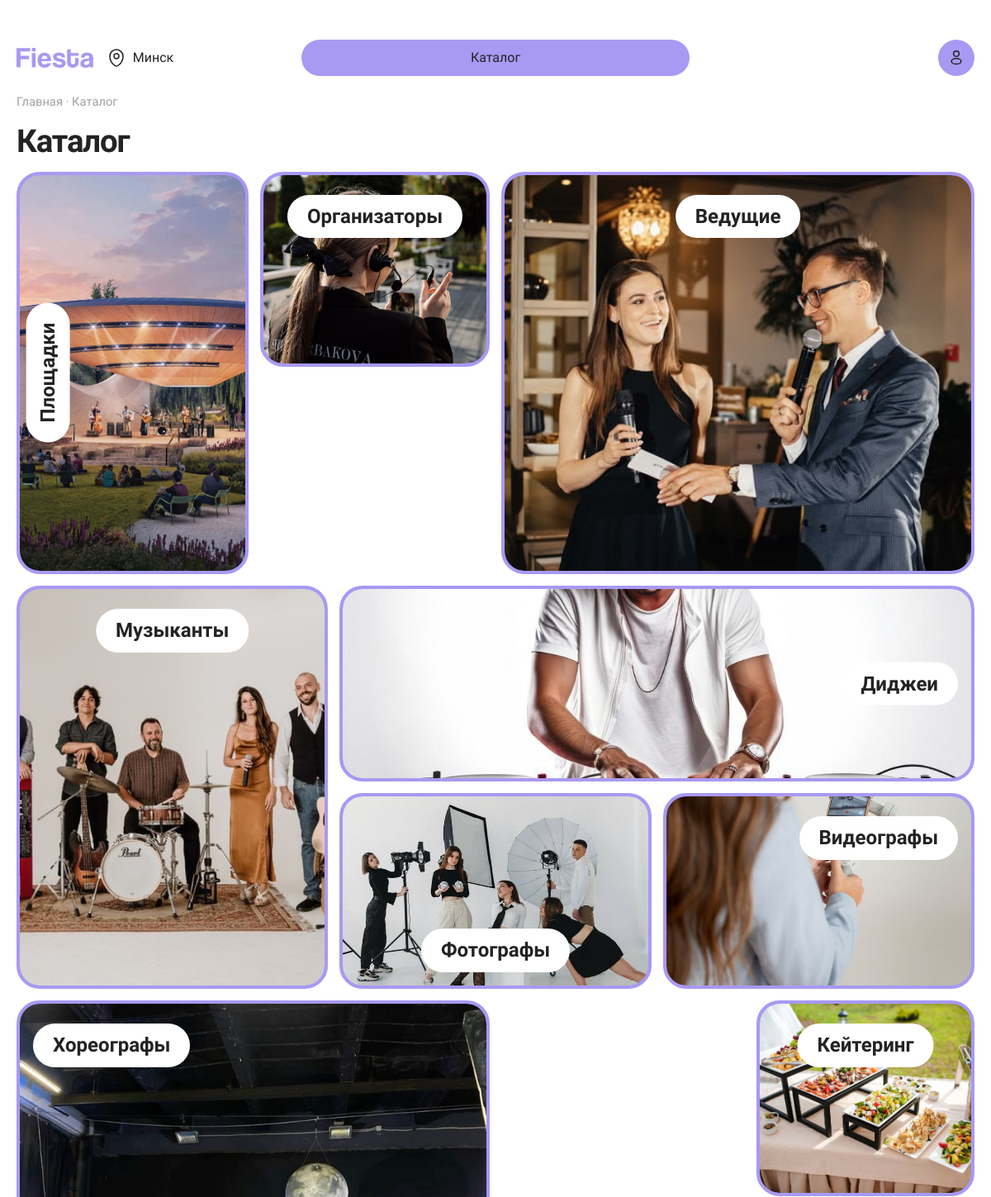
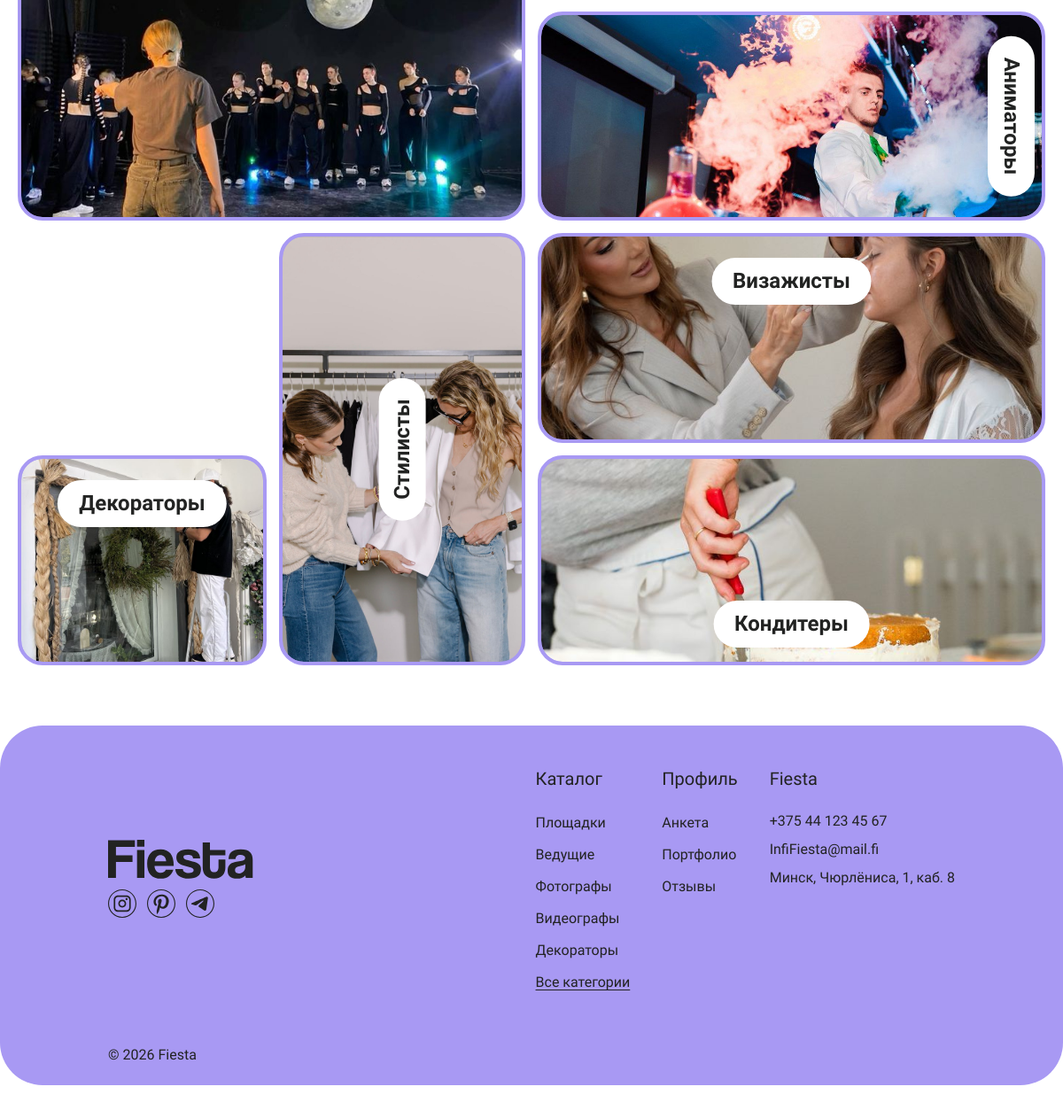
The app's page /catalog/ (signed in) with its own data (2 pictures, top to bottom).
### catalog/models.py (models this page shows, shortened)
class Category(models.Model):
    name = models.CharField("Название", max_length=100, unique=True)
    description = models.TextField("Описание", blank=True)
    is_hidden = models.BooleanField("Скрыта", default=False)
    sort_order = models.PositiveIntegerField("Порядок", default=0)
    class Meta:
        db_table = "category"
        ordering = ["sort_order", "name"]
        verbose_name = "Категория"
        verbose_name_plural = "Категории"

### catalog/views.py (the view)
# urls.py: path("catalog/", views.catalog, name="catalog"),
def catalog(request):
    chosen = request.GET.get("category")
    if chosen:
        return redirect("category_catalog", pk=chosen)
    categories = Category.objects.filter(is_hidden=False)
    tiles = []
    for category in categories:
        if category.name == "Шоу-программа":
            continue
        css, image, label, place = TILES.get(
            category.name, ("photo", "photo.jpg", category.name, "top")
        )
        if not finders.find(f"img/catalog/{image}"):
            image = ""
        tiles.append(
            {
                "category": category,
                "css": css,
                "image": image,
                "label": label,
                "place": place,
            }
        )
    return render(request, "catalog/catalog.html", {"tiles": tiles})

### templates/catalog/catalog.html (shortened to what this page needs)
{% extends "base.html" %}
{% load static %}
{% block content %}
  <p class="crumbs"><a href="{% url 'home' %}">Главная</a> · Каталог</p>
  <h1>Каталог</h1>
  <div class="bento">
    {% for tile in tiles %}
      <a class="tile tile-{{ tile.css }}" href="{% url 'category_catalog' tile.category.pk %}">
        {% if tile.image %}
          <img src="{% static 'img/catalog/' %}{{ tile.image }}" alt="">
        {% endif %}
        <span class="tile-label place-{{ tile.place }}">{{ tile.label }}</span>
      </a>
    {% empty %}
      <p>Категорий пока нет.</p>
    {% endfor %}
  </div>
{% endblock %}

### static/css/site.css (style rules this page uses)
:root { color-scheme: light; --ink: #222322; --muted: #A0A0A0; --paper: #FFFFFF; --card: #FFFFFF; --line: #A899F3; --lilac: #A899F3; --lilac-deep: #9380F0; --lilac-soft: #A899F3; --danger: #D7263D; --shadow: 0 10px 30px rgba(34, 35, 34, 0.06); }
* { box-sizing: border-box; }
body { margin: 0; min-height: 100vh; font-family: "Golos Text", "Segoe UI", sans-serif; color: var(--ink); background: var(--paper); line-height: 1.5; }
a { color: var(--lilac); }
img { max-width: 100%; }
h1 { margin: 0 0 8px; font-size: 2.4rem; letter-spacing: -0.03em; }
.crumbs { margin: 0 0 8px; color: var(--muted); font-size: 0.92rem; }
.crumbs a { color: var(--muted); text-decoration: none; }
.bento { display: grid; grid-template-columns: 116fr 34fr 75fr 75fr 41fr 109fr; grid-template-rows: repeat(8, 1fr); gap: 14px; aspect-ratio: 485 / 833; }
.tile { position: relative; display: block; overflow: visible; min-height: 220px; border: 4px solid var(--lilac); border-radius: 28px; background: var(--lilac); }
.tile img { position: absolute; inset: 0; width: 100%; height: 100%; object-fit: cover; display: block; border-radius: 24px; }
.bento .tile { min-height: 0; height: 100%; overflow: hidden; }
.tile-venue { grid-column: 1; grid-row: 1 / 3; }
.tile-organizers { grid-column: 2 / 4; grid-row: 1; }
.tile-host { grid-column: 4 / 7; grid-row: 1 / 3; }
.tile-musicians { grid-column: 1 / 3; grid-row: 3 / 5; }
.tile-dj { grid-column: 3 / 7; grid-row: 3; }
.tile-photo { grid-column: 3 / 5; grid-row: 4; }
.tile-video { grid-column: 5 / 7; grid-row: 4; }
.tile-choreo { grid-column: 1 / 4; grid-row: 5 / 7; }
.tile-catering { grid-column: 6; grid-row: 5; }
.tile-animators { grid-column: 4 / 7; grid-row: 6; }
.tile-stylists { grid-column: 2 / 4; grid-row: 7 / 9; }
.tile-makeup { grid-column: 4 / 7; grid-row: 7; }
.tile-decor { grid-column: 1; grid-row: 8; }
.tile-cake { grid-column: 4 / 7; grid-row: 8; }
.tile-dj img { object-position: center 70%; }
.tile-label.place-top-left { left: 16px; transform: none; }
.tile-label.place-top-right { left: auto; right: 16px; transform: none; }
.tile-label.place-bottom { top: auto; bottom: 16px; transform: translateX(-50%); }
.tile-label.place-right { top: 50%; left: auto; right: 16px; transform: translateY(-50%); }
.tile-label.place-vleft { top: 50%; left: 34px; transform: translate(-50%, -50%) rotate(-90deg); }
.tile-label.place-v { top: 50%; left: 50%; transform: translate(-50%, -50%) rotate(-90deg); }
.tile-label.place-vright { top: 50%; left: auto; right: 34px; transform: translate(50%, -50%) rotate(90deg); }
.tile-label { position: absolute; z-index: 1; top: 24px; left: 50%; transform: translate(-50%, 0); padding: 12px 24px; border-radius: 999px; background: white; color: var(--ink); font-size: 24px; font-weight: 650; line-height: 1.2; white-space: nowrap; }

### records on screen
Category: shows a picture, label "Площадки"
Category: shows a picture, label "Организаторы"
Category: shows a picture, label "Ведущие"
Category: shows a picture, label "Музыканты"
Category: shows a picture, label "Диджеи"
Category: shows a picture, label "Видеографы"
Category: shows a picture, label "Фотографы"
Category: shows a picture, label "Хореографы"
Category: shows a picture, label "Аниматоры"
Category: label "Стилисты"
Category: shows a picture, label "Визажисты"
Category: shows a picture, label "Декораторы"
Category: shows a picture, label "Кондитеры"
Category: shows a picture, label "Кейтеринг"

### other values on screen
{{ category.label }} "Площадки" "Ведущие" "Фотографы" "Видеографы" "Декораторы"
